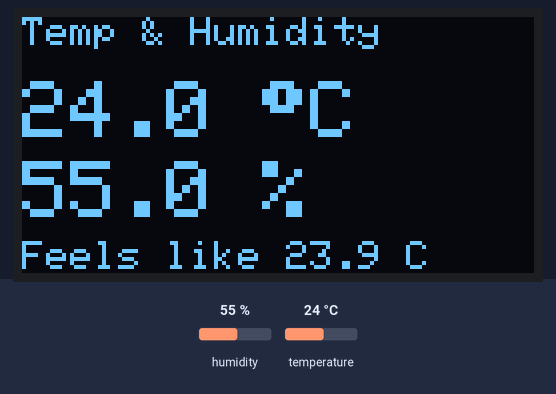
Simulated run of this program. Board: ESP32. Parts: 128×64 one-colour display. The inputs (shaded band) are chosen by the test bench; at power-on: humidity 55 %, temperature 24 °C. What the program prints to the serial monitor is not drawn.

Above: at 2.7 s.
2.8 s: humidity set to 22 %
At 6.6 s:
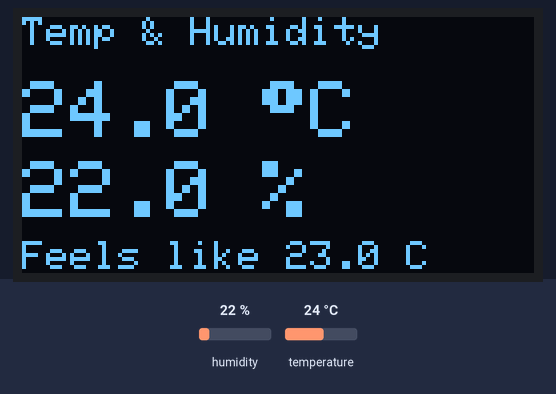
7.7 s: temperature set to 12 °C
At 10.8 s:
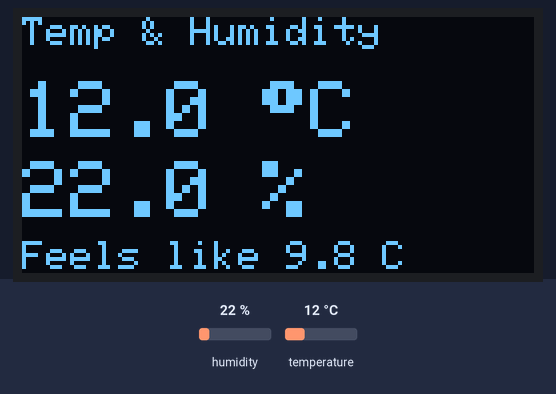
12.6 s: humidity set to 40 %
At 15.1 s:
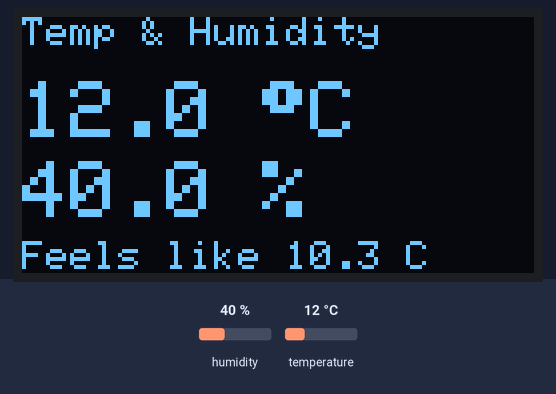
17.5 s: temperature set to 19 °C
At 19.4 s:
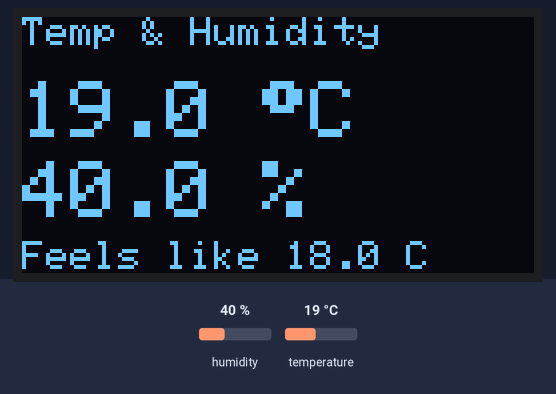
Timing chart, 0 to 20.9 s (numbered marks = the images above; inputs shaded):
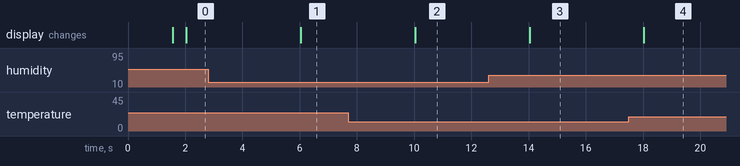

Measured:
- after the input at 2.8 s, the display: changes after 3.2 s (image 1)
- after the input at 7.7 s, the display: changes after 2.3 s (image 2)
- after the input at 12.6 s, the display: changes after 1.4 s (image 3)
- after the input at 17.5 s, the display: changes after 0.53 s (image 4)

The program:

main.cpp
```cpp
#include <Arduino.h>
#include <Wire.h>
#include <Adafruit_GFX.h>
#include <Adafruit_SSD1306.h>
#include <DHT.h>

constexpr uint8_t DHT_PIN = 4;
constexpr uint8_t DHT_TYPE = DHT22;
constexpr unsigned long READ_INTERVAL_MS = 2000;

constexpr uint8_t SCREEN_WIDTH = 128;
constexpr uint8_t SCREEN_HEIGHT = 64;
constexpr uint8_t OLED_ADDRESS = 0x3C;
constexpr int8_t OLED_RESET = -1;

// Default ESP32 I2C pins
constexpr uint8_t SDA_PIN = 21;
constexpr uint8_t SCL_PIN = 22;

DHT dht(DHT_PIN, DHT_TYPE);
Adafruit_SSD1306 display(SCREEN_WIDTH, SCREEN_HEIGHT, &Wire, OLED_RESET);

unsigned long lastReadAt = 0;

void setup() {
  Serial.begin(115200);
  delay(1500);

  Serial.println();
  Serial.println("DHT22 / AM2302 temperature and humidity test");
  Serial.println("Sensor data pin: GPIO 4");

  Wire.begin(SDA_PIN, SCL_PIN);

  if (!display.begin(SSD1306_SWITCHCAPVCC, OLED_ADDRESS)) {
    Serial.println("SSD1306 not found. Check wiring and I2C address.");
    while (true) {
      delay(1000);
    }
  }

  display.clearDisplay();
  display.setTextSize(1);
  display.setTextColor(SSD1306_WHITE);
  display.setCursor(0, 0);
  display.println("Temp & Humidity");
  display.println("Waiting for sensor...");
  display.display();

  dht.begin();
}

void loop() {
  const unsigned long now = millis();
  if (now - lastReadAt < READ_INTERVAL_MS) {
    return;
  }
  lastReadAt = now;

  const float humidity = dht.readHumidity();
  const float temperatureC = dht.readTemperature();
  const float temperatureF = dht.readTemperature(true);

  if (isnan(humidity) || isnan(temperatureC) || isnan(temperatureF)) {
    Serial.println("Failed to read from DHT22 sensor. Check wiring and power.");
    display.clearDisplay();
    display.setTextSize(1);
    display.setCursor(0, 0);
    display.println("Sensor read failed");
    display.println("Check wiring/power");
    display.display();
    return;
  }

  const float heatIndexC = dht.computeHeatIndex(temperatureC, humidity, false);
  const float heatIndexF = dht.computeHeatIndex(temperatureF, humidity);

  Serial.print("Humidity: ");
  Serial.print(humidity, 1);
  Serial.print("%  Temperature: ");
  Serial.print(temperatureC, 1);
  Serial.print(" C / ");
  Serial.print(temperatureF, 1);
  Serial.print(" F  Heat index: ");
  Serial.print(heatIndexC, 1);
  Serial.print(" C / ");
  Serial.print(heatIndexF, 1);
  Serial.println(" F");

  display.clearDisplay();

  display.setTextSize(1);
  display.setCursor(0, 0);
  display.println("Temp & Humidity");

  display.setTextSize(2);
  display.setCursor(0, 16);
  display.print(temperatureC, 1);
  display.print(" ");
  display.write(247);  // degree symbol
  display.println("C");

  display.setCursor(0, 36);
  display.print(humidity, 1);
  display.println(" %");

  display.setTextSize(1);
  display.setCursor(0, 56);
  display.print("Feels like ");
  display.print(heatIndexC, 1);
  display.print(" C");

  display.display();
}
```
